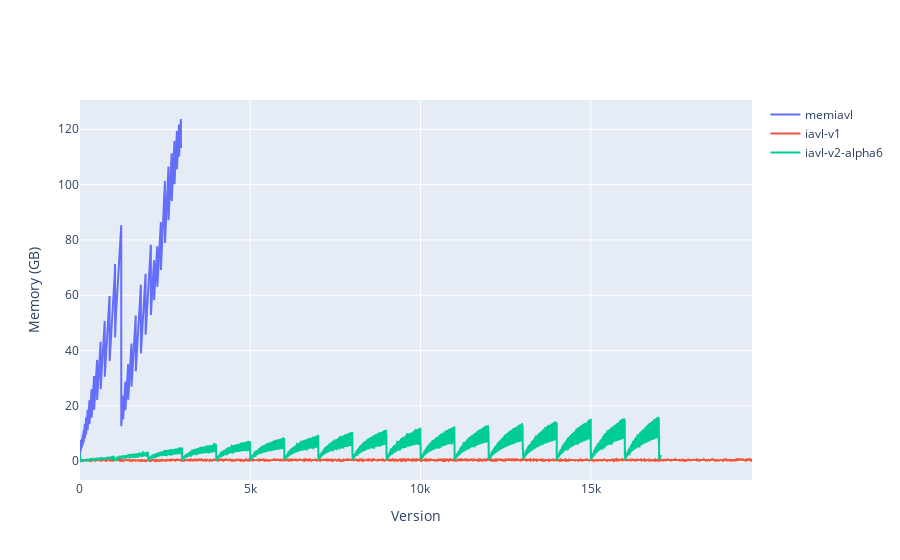

The notebook cell this image was saved under:
### Markdown cell above
Looking at memory consumption, we can see how memiavl's memory consumption gets out of control,
basically consuming all available RAM before the snapshot memory reclamation at height 3000 can complete.

### Code cell
plot_mem(mixed_large, ["memiavl", "iavl-v1", "iavl-v2-alpha6"])

### Figure 1 — Plotly figure (JSON) as saved in the notebook; plotly's stock layout.template omitted (floating-point values rounded to 4 significant figures; data arrays with more than 128 entries replaced by an {"elided": "..."} marker saying what was removed)
{"data": [{"mode": "lines", "name": "memiavl", "x": {"elided": "2969 int values"}, "y": {"elided": "2969 float values"}, "type": "scatter"}, {"mode": "lines", "name": "iavl-v1", "x": {"elided": "19736 int values"}, "y": {"elided": "19736 float values"}, "type": "scatter"}, {"mode": "lines", "name": "iavl-v2-alpha6", "x": {"elided": "17053 int values"}, "y": {"elided": "17053 float values"}, "type": "scatter"}], "layout": {"xaxis": {"title": {"text": "Version"}}, "yaxis": {"title": {"text": "Memory (GB)"}}, "hovermode": "x unified"}}
